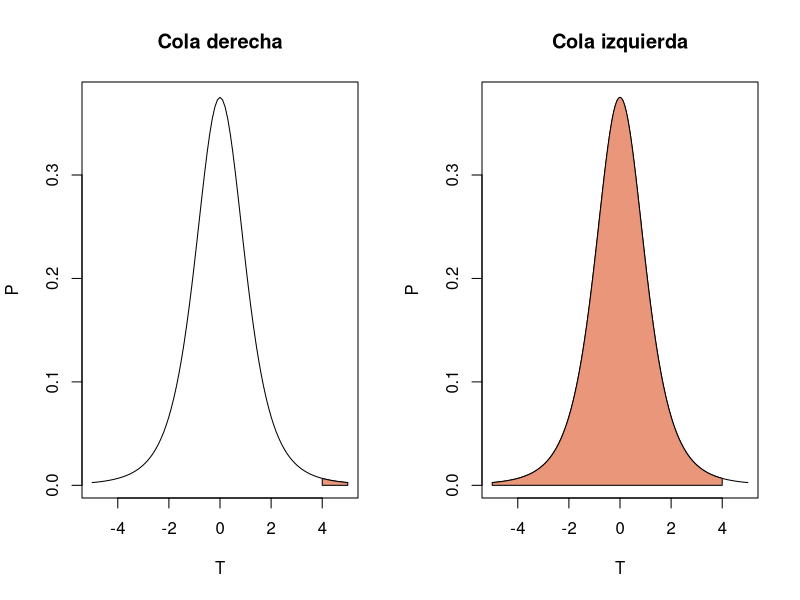
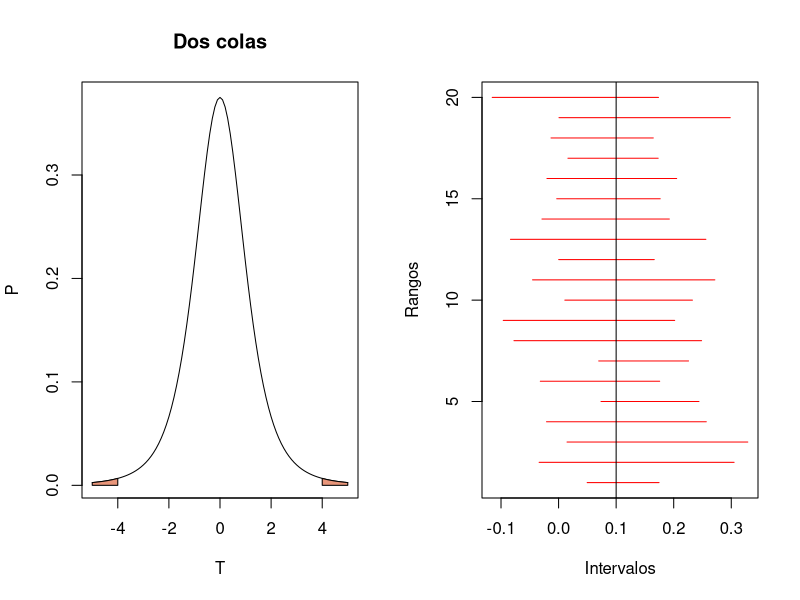
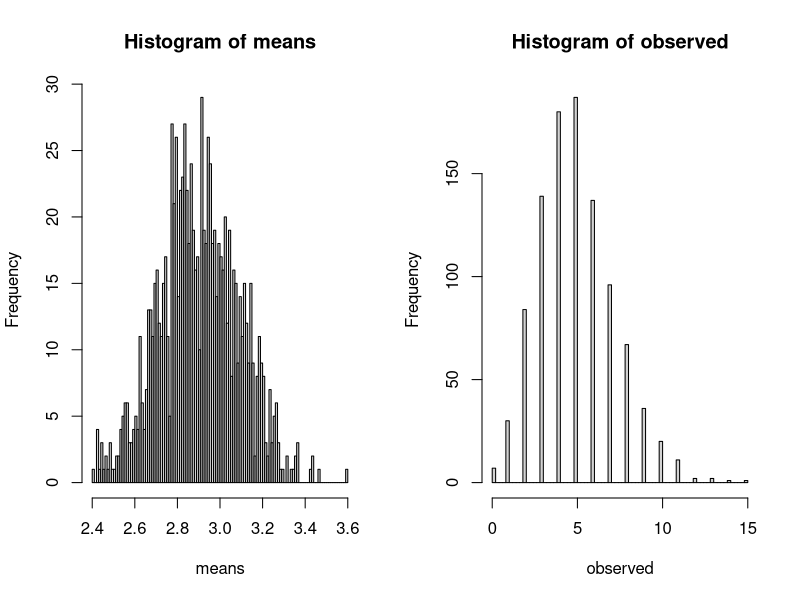
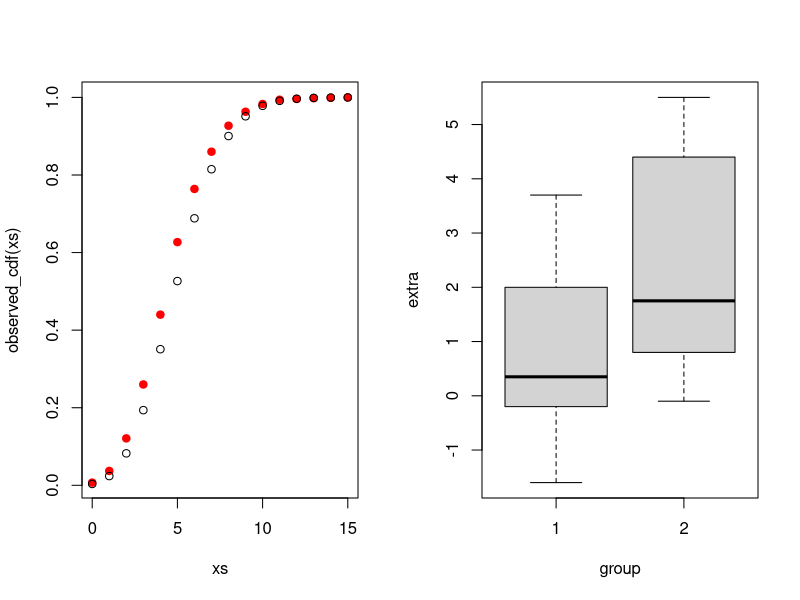
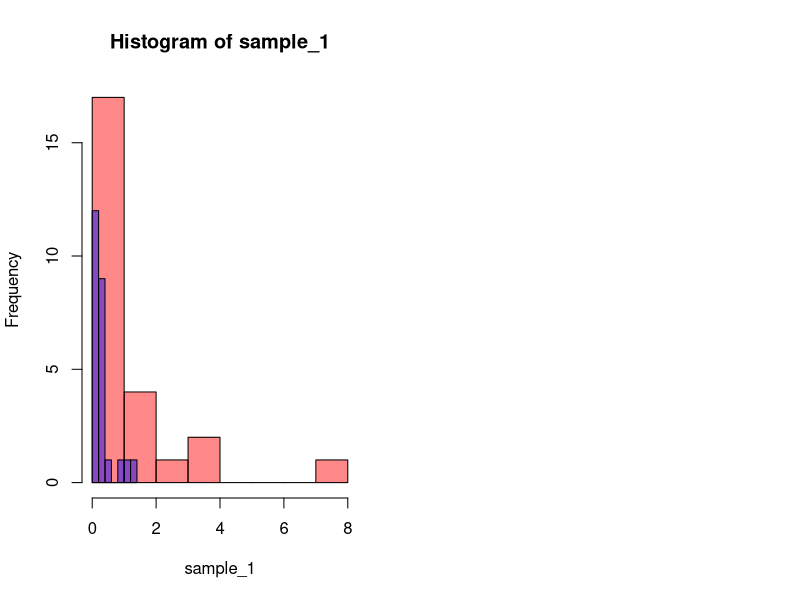

These figures' R source, in order:
## ---- chunk 1
knitr::opts_chunk$set(echo = TRUE)
library(boot)
library(car)
## ---- chunk 2
n <- 5
normal_sample <- rnorm(n, mean=0.1, sd=0.1)
xm <- mean(normal_sample)
s <- sd(normal_sample)

# Hipotesis Nula. La distribución es T de Student
m0 <- 0
T_value <- (xm-m0)/(s/sqrt(n))
T_value

# Calculo el pvalue
p = 1 - pt(T_value, n-1)
p
# 0.0008768362

# Usando las funciones incluidas en R
t.test(
    normal_sample,
    alternative="two.sided",
    mu=0,
    )
# 0.0008768
## ---- chunk 3
par(mfrow=c(1,2))
my_t <- function(x) {return(dt(x, n-1))}
T_value <- 4
# p-value for 'greater'.
curve(
    my_t,
    from=-5,
    to=5,
    xlab="T",
    ylab="P",
    main="Cola derecha")

# Área bajo la curva, 'greater'.
polygon(
    c(T_value, seq(T_value, 5, 0.01), 5),
    c(0, my_t(seq(T_value, 5, 0.01)),0),
    col = "darksalmon")

# p-value for 'lower'.
curve(
    my_t,
    from=-5,
    to=5,
    xlab="T",
    ylab="P",
    main="Cola izquierda")

# Área bajo la curva, 'lower'.
polygon(
    c(-5, seq(-5,T_value, 0.01), T_value),
    c(0, my_t(seq(-5,T_value,0.01)),0),
    col = "darksalmon")

## ---- chunk 4
my_t <- function(x) {return(dt(x, n-1))}

# p-value for 'greater'.
curve(
    my_t,
    from=-5,
    to=5,
    xlab="T",
    ylab="P",
    main="Dos colas")

# Área bajo la curva, 'greater'.
polygon(
    c(T_value, seq(T_value, 5, 0.01), 5),
    c(0, my_t(seq(T_value, 5, 0.01)),0),
    col = "darksalmon")


# Área bajo la curva, 'lower'.
polygon(
    c(-5, seq(-5,-T_value, 0.01), -T_value),
    c(0, my_t(seq(-5,-T_value,0.01)),0),
    col = "darksalmon")
## ---- chunk 5
t_left <- qt(0.05/2, df = n-1) # 2.5 %
t_right <- qt(1-0.05/2, df = n-1) # 97.5 %

t_left
t_right

## ---- chunk 6
c(
    mean(normal_sample + t_left*sd(normal_sample)/sqrt(n)),
    mean(normal_sample + t_right*sd(normal_sample)/sqrt(n))
)
## ---- chunk 7
intervalos <- sapply(
    c(1:1000),
    function(x){
        normal_sample <- rnorm(5, mean=0.1, sd=0.1)
        t.test(normal_sample, alternative="two.sided", mu=0)$conf.int
    }
)
matplot(
    x=intervalos[,1:20],
    y=rbind(c(1:20), c(1:20)),
    type="l",
    col = "red",
    lty=1,
    ylab="Rangos",
    xlab="Intervalos"
)
abline(v=0.1)
## ---- chunk 8
contains_mu <- intervalos[1,] < 0.1 & 0.1 < intervalos[2,]
mean(contains_mu)
## ---- chunk 9
my_sample <- c(
    rnorm(50, 3, 2),
    runif(50, 0,6)
)

replicates <- replicate(
    1000,
    sample(
        x = my_sample,
        size=100,
        replace=TRUE
    )
)

means <- apply(replicates, 2, mean)
hist(means, 100)

quantile(means, 0.025)
quantile(means, 0.975)

## ---- chunk 10
mmean <- function(d, i) {
    mean(d[i])
}
my_sample.boot <- boot(
    my_sample,
    mmean,
    R = 100,
    sim = "ordinary",
)
boot.ci(
    my_sample.boot,
    conf = c(0.90, 0.95),
    type = c("norm", "basic", "perc", "bca")
)
## ---- chunk 11
observed <- rbinom(1000, 100, 0.05)
hist(observed, 100)
## ---- chunk 12
xs <- seq(0, max(observed), 1) 
observed_cdf <- ecdf(observed)
plot(
    x=xs,
    y=observed_cdf(xs),
    pch=19,
    col="red")
points(
    x=xs,
    pbinom(q=xs, size = 100, p=0.055)
)

## ---- chunk 13

Oi <- 1000 * observed_cdf(xs)
Ei <- 1000 * pbinom(q=xs, size = 100, p=0.054)

chi2 <- sum((Oi - Ei)^2/Ei)

df = 15 # (16 bins - 1) * (2 cond - 1)

pchisq(
    chi2,
    df,
    lower.tail=FALSE
    )

## ---- chunk 14
?ks.test
my_sample <- rnorm(100, 2, 2)
ks.test(my_sample, "pnorm",2, 2)


my_sample <- rnorm(100, 2, 2)
my_other_sample <- rnorm(10000, 2, 2)
ks.test(my_sample, my_other_sample)
## ---- chunk 15
head(sleep)
## ---- chunk 16
shapiro.test(
    sleep$extra[sleep$group==1]
)
shapiro.test(
    sleep$extra[sleep$group==2]
)
## ---- chunk 17
boxplot(
    extra ~ group,
    sleep)
## ---- chunk 18
sapply(
    X=unique(levels(sleep$group)),
    FUN=function(g){
        var(sleep$extra[sleep$group==g])
    }
)
aggregate(
  extra~group,
  data=sleep,
  FUN=var
)

## ---- chunk 19
var.test(
    x=sleep$extra[sleep$group==1],
    y=sleep$extra[sleep$group==2]
)

var.test(
    extra ~ group,
    data=sleep
)

## ---- chunk 20
bartlett.test(
    extra ~ group,
    sleep
)
## ---- chunk 21
#library("car")
leveneTest(
    extra ~ group,
    sleep)
## ---- chunk 22
sample_1 <- rnorm(n=25, mean=2, sd=1)
sample_2 <- rnorm(n=25, mean=5, sd=6)

t.test(
    x = sample_1,
    y = sample_2,
    var.equal = TRUE
)

t.test(
    x = sample_1,
    y = sample_2,
    var.equal = FALSE
)
## ---- chunk 23
sample_1 <- rnorm(25, 0, 1)
sample_2 <- sample_1 + runif(25, 0, 0.02)

sapply(
    c(TRUE, FALSE),
    FUN=function(x) t.test(sample_1, sample_2, paired=x)
)



## ---- chunk 24
    sample_1 <- rexp(25, 1)
    sample_2 <- rexp(25, 2)
    t.test(
        sample_1,
        sample_2
    )
    wilcox.test(
        sample_1,
        sample_2
    )

## ---- chunk 25
sample_1 <- rexp(25, 1)
sample_2 <- sample_1 + runif(25,0,.5)
wilcox.test(
    sample_1,
    sample_2
)
wilcox.test(
    sample_1,
    sample_2,
    paired=TRUE)

## ---- chunk 26
sample_1 <- rexp(25, 1)
sample_2 <- rexp(25, 4)

hist(
  sample_1,
  col="#FF000077")

hist(
  sample_2,
  col="#0000FF77",
  add=TRUE)


ks.test(
    sample_1,
    sample_2
)
## ---- chunk 27
sample_1 <- rexp(25, 1)
sample_2 <- sample_1 + runif(25, -3, 3)

positives <- sum(sample_2>sample_1)
negatives <- sum(sample_2<sample_1)

pbinom(
    c(positives,negatives),
    size = 25,
    prob = 0.5,
    lower.tail = FALSE
)

sample_1 <- rexp(25, 1)
sample_2 <- sample_1 + runif(25, -1, 3)

positives <- sum(sample_2>sample_1)
negatives <- sum(sample_2<sample_1)

pbinom(
    c(positives,negatives),
    size = 25,
    prob = 0.5,
    lower.tail = FALSE
)


## ---- chunk 28
sample_1 <- rbinom(25, 15, 0.04 )
sample_2 <- rbinom(25, 15, 0.1 )
m <- median(c(sample_1, sample_2))

table(c(sample_1, sample_2)>=m,
    rep(1:2, each=25))

chisq.test(
    table(
        c(sample_1, sample_2)>=m,
        rep(1:2, each=25)))

## ---- chunk 29
sample_1 <- rbinom(25, 15, 0.04 )
sample_2 <- rbinom(25, 15, 0.1 )
fisher.test(
    table(
        c(sample_1, sample_2)>=m,
        rep(1:2, each=25))
)

## ---- chunk 30
sample_1 <- rbinom(25, 15, 0.04 )
sample_2 <- sample_1 + runif(25, 1, 2 )
mcnemar.test(
    table(
        c(sample_1, sample_2)>=m,
        rep(1:2, each=25))
)
fisher.test(
    table(
        c(sample_1, sample_2)>=m,
        rep(1:2, each=25))
)
